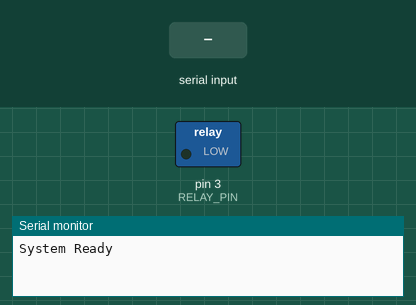
Bench run of a sketch on a simulated Arduino Uno, built with avr-gcc and run on an emulated ATmega328P. On the bench: switched loads named in the sketch (green lamp = pin HIGH), the last lines printed to the serial monitor. The test bench sets the inputs (shaded band).

Above: at 1.2 s.
1.3 s: "FF1\n" received over the second serial link
At 2.1 s:
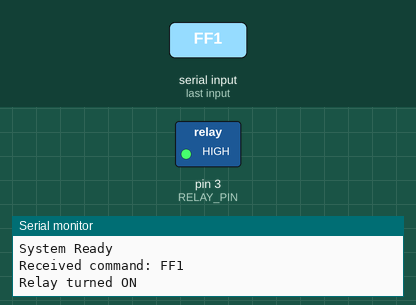
2.8 s: "N1\n" received over the second serial link
At 3.2 s:
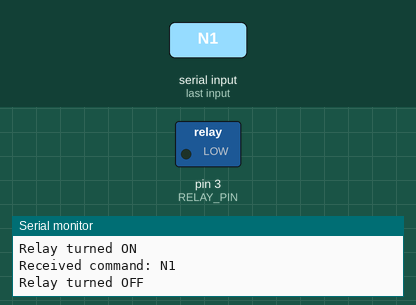
Timing chart, 0 to 5.8 s (numbered marks = the images above; inputs shaded):
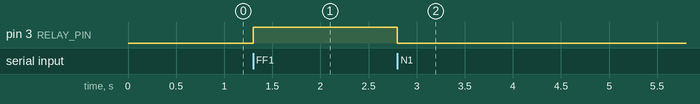

The sketch:

mosqutioworkingcode.ino
```cpp
/*Code by RAVITEJA_KADARI*/

#include <SoftwareSerial.h>

// HC-05 connections
// HC-05 TX -> Arduino RX (D10)
// HC-05 RX -> Arduino TX (D11) through voltage divider
SoftwareSerial BT(9, 8);  // RX, TX

#define RELAY_PIN 3  // Relay control pin

String btData = "";  // Stores incoming Bluetooth commands

void setup() {
  Serial.begin(9600);    // Serial Monitor for debugging
  BT.begin(9600);        // HC-05 Bluetooth default baud rate

  pinMode(RELAY_PIN, OUTPUT);
  digitalWrite(RELAY_PIN, LOW);  // Start with relay OFF

  Serial.println("System Ready");
}

void loop() {
  // Read data from Bluetooth
  while (BT.available()) {
    char c = BT.read();
    if (c != '\n' && c != '\r') {  // Ignore line breaks
      btData += c;
    }
  }

  // If a command is received
  if (btData.length() > 0) {
    btData.trim();  // Remove extra spaces
    Serial.print("Received command: ");
    Serial.println(btData);  // Print received command to Serial Monitor

    if (btData == "FF1") {            // Button sends "ON"
      digitalWrite(RELAY_PIN, HIGH);
      Serial.println("Relay turned ON");
    }
    else if (btData == "N1") {      // Button sends "OFF"
      digitalWrite(RELAY_PIN, LOW);
      Serial.println("Relay turned OFF");
    } else {
      Serial.println("Unknown command");
    }

    btData = "";  // Clear buffer for next command
  }
}
```

Measured:
- after the input at 1.3 s, pin 3 (RELAY_PIN): LOW → HIGH at once
- after the input at 2.8 s, pin 3 (RELAY_PIN): HIGH → LOW at once
